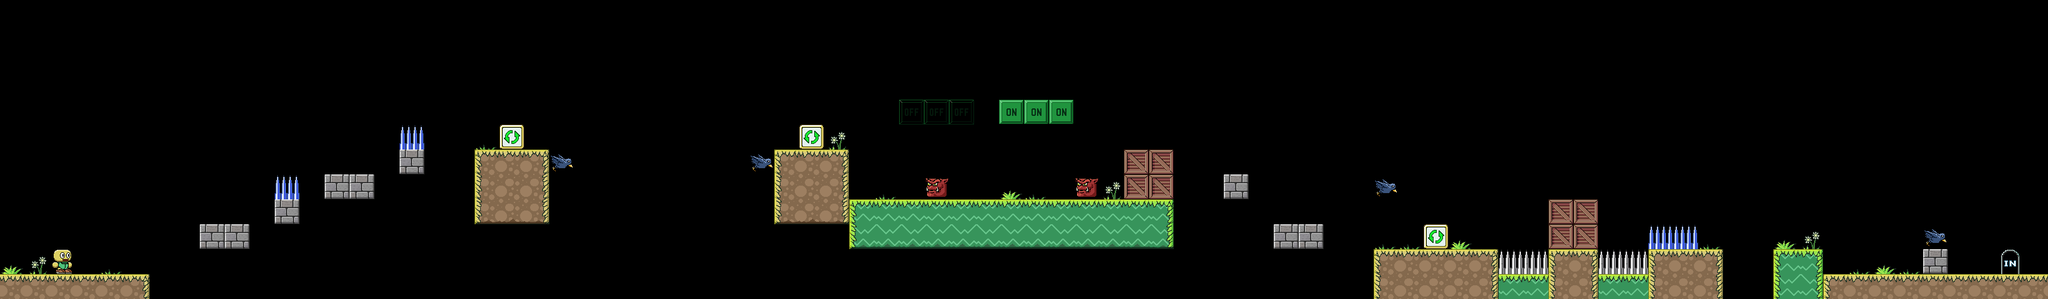

This game map was drawn from its Tiled (.tmx) file and the tilesets committed beside it. A one-line description and the full map source follow:
An orthogonal 82x12 tile map with 40x40 px tiles, 1 tile layer (Level4-1).

<map version="1.1" tiledversion="2018.09.12" orientation="orthogonal" renderorder="right-down" width="82" height="12" tilewidth="40" tileheight="40" infinite="0" nextlayerid="8" nextobjectid="1">
 <tileset firstgid="1" source="TilesetLevels.tsx" />
 <layer id="7" name="Level4-1" width="82" height="12">
  <data encoding="csv">
0,0,0,0,0,0,0,0,0,0,0,0,0,0,0,0,0,0,0,0,0,0,0,0,0,0,0,0,0,0,0,0,0,0,0,0,0,0,0,0,0,0,0,0,0,0,0,0,0,0,0,0,0,0,0,0,0,0,0,0,0,0,0,0,0,0,0,0,0,0,0,0,0,0,0,0,0,0,0,0,0,0,
0,0,0,0,0,0,0,0,0,0,0,0,0,0,0,0,0,0,0,0,0,0,0,0,0,0,0,0,0,0,0,0,0,0,0,0,0,0,0,0,0,0,0,0,0,0,0,0,0,0,0,0,0,0,0,0,0,0,0,0,0,0,0,0,0,0,0,0,0,0,0,0,0,0,0,0,0,0,0,0,0,0,
0,0,0,0,0,0,0,0,0,0,0,0,0,0,0,0,0,0,0,0,0,0,0,0,0,0,0,0,0,0,0,0,0,0,0,0,0,0,0,0,0,0,0,0,0,0,0,0,0,0,0,0,0,0,0,0,0,0,0,0,0,0,0,0,0,0,0,0,0,0,0,0,0,0,0,0,0,0,0,0,0,0,
0,0,0,0,0,0,0,0,0,0,0,0,0,0,0,0,0,0,0,0,0,0,0,0,0,0,0,0,0,0,0,0,0,0,0,0,0,0,0,0,0,0,0,0,0,0,0,0,0,0,0,0,0,0,0,0,0,0,0,0,0,0,0,0,0,0,0,0,0,0,0,0,0,0,0,0,0,0,0,0,0,0,
0,0,0,0,0,0,0,0,0,0,0,0,0,0,0,0,0,0,0,0,0,0,0,0,0,0,0,0,0,0,0,0,0,0,0,0,47,47,47,0,34,34,34,0,0,0,0,0,0,0,0,0,0,0,0,0,0,0,0,0,0,0,0,0,0,0,0,0,0,0,0,0,0,0,0,0,0,0,0,0,0,0,
0,0,0,0,0,0,0,0,0,0,0,0,0,0,0,0,46,0,0,54,50,0,0,0,0,0,0,0,0,0,0,0,50,55,0,0,0,0,0,0,0,0,0,0,0,0,0,0,0,0,0,0,0,0,0,0,0,0,0,0,0,0,0,0,0,0,0,0,0,0,0,0,0,0,0,0,0,0,0,0,0,0,
0,0,0,0,0,0,0,0,0,0,0,0,0,0,0,0,12,0,0,6,7,8,52,0,0,0,0,0,0,0,52,6,7,8,0,0,0,0,0,0,0,0,0,0,0,23,23,0,0,0,0,0,0,0,0,0,0,0,0,0,0,0,0,0,0,0,0,0,0,0,0,0,0,0,0,0,0,0,0,0,0,0,
0,0,0,0,0,0,0,0,0,0,0,46,0,12,12,0,0,0,0,17,18,19,0,0,0,0,0,0,0,0,0,17,18,19,0,54,0,51,0,0,53,54,0,51,55,23,23,0,0,12,0,0,0,0,0,52,0,0,0,0,0,0,0,0,0,0,0,0,0,0,0,0,0,0,0,0,0,0,0,0,0,0,
0,0,0,0,0,0,0,0,0,0,0,12,0,0,0,0,0,0,0,28,29,30,0,0,0,0,0,0,0,0,0,28,29,30,2,3,3,3,3,3,3,3,3,3,3,3,4,0,0,0,0,0,0,0,0,0,0,0,0,0,0,0,23,23,0,0,0,0,0,0,0,0,0,0,0,0,0,0,0,0,0,0,
0,0,0,0,0,0,0,0,12,12,0,0,0,0,0,0,0,0,0,0,0,0,0,0,0,0,0,0,0,0,0,0,0,0,24,25,25,25,25,25,25,25,25,25,25,25,26,0,0,0,0,12,12,0,0,54,54,50,53,0,0,0,23,23,0,0,46,46,54,0,0,53,55,0,0,0,0,52,0,0,0,0,
53,55,48,0,54,0,0,0,0,0,0,0,0,0,0,0,0,0,0,0,0,0,0,0,0,0,0,0,0,0,0,0,0,0,0,0,0,0,0,0,0,0,0,0,0,0,0,0,0,0,0,0,0,0,0,6,7,7,7,8,45,45,6,8,45,45,6,7,8,0,0,2,4,0,54,53,54,12,0,0,49,0,
7,7,7,7,7,8,0,0,0,0,0,0,0,0,0,0,0,0,0,0,0,0,0,0,0,0,0,0,0,0,0,0,0,0,0,0,0,0,0,0,0,0,0,0,0,0,0,0,0,0,0,0,0,0,0,17,18,18,18,19,3,3,17,19,3,3,17,18,19,0,0,13,15,6,7,7,7,7,7,7,7,7
</data>
 </layer>
</map>
